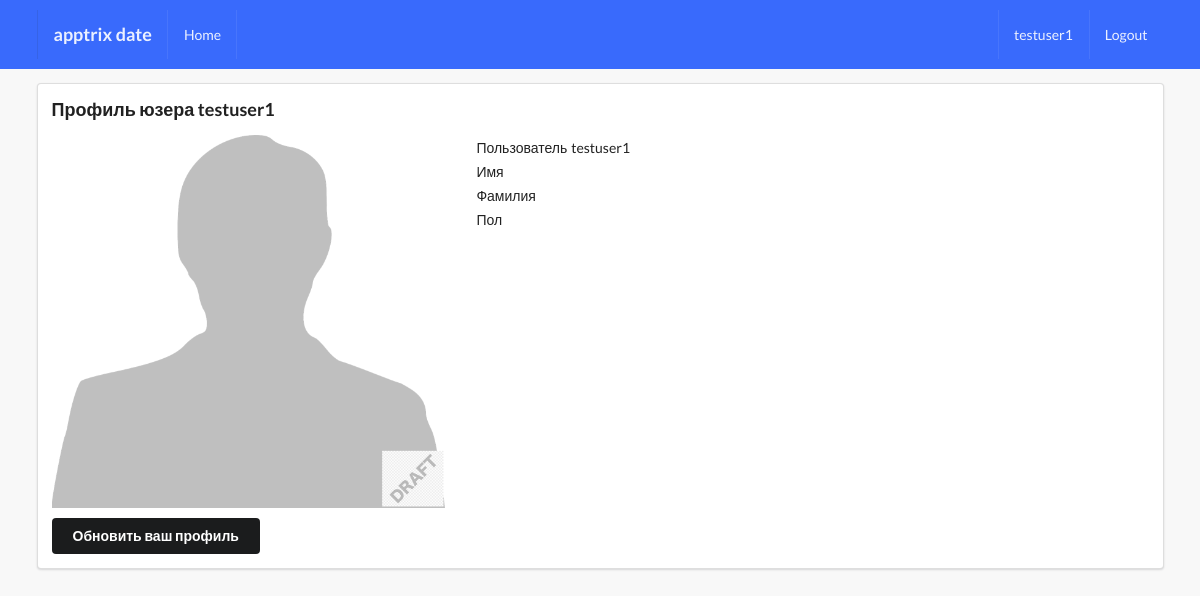
Page /profiles/myprofile/ (signed in) on the earlier database version.
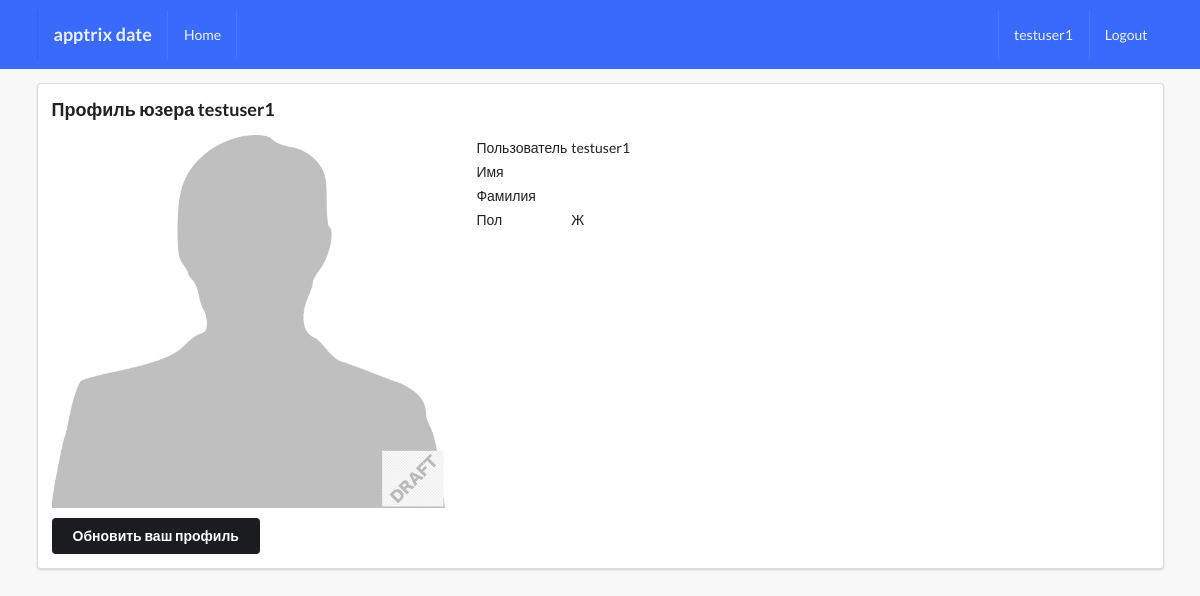
Same page on the later database version.
### profiles/models.py (models this page shows, shortened)
class Profile(models.Model):
    GENDER_CHOICES = (
        ('М', 'муж'),
        ('Ж', 'жен'),
    )
    first_name = models.CharField(max_length=200, blank=True)
    last_name = models.CharField(max_length=200, blank=True)
    gender = models.CharField(max_length=1, choices=GENDER_CHOICES)
    user = models.OneToOneField(User, on_delete=models.CASCADE)
    avatar = models.ImageField(default='avatar.png', upload_to='avatars/')
    email = models.EmailField(max_length=200, blank=True)
    match = models.ManyToManyField(User, blank=True, related_name='match')
    objects = ProfileManager()

### profiles/views.py (the view)
# urls.py: path('myprofile/', my_profile_view, name='my-profile-view'),
def my_profile_view(request):
    profile = Profile.objects.get(user=request.user)
    form = ProfileModelForm(request.POST or None, request.FILES or None, instance=profile)
    confirm = False
    if request.method == 'POST':
        if form.is_valid():
            form.save()
            confirm = True
    context = {
        'profile': profile,
        'form': form,
        'confirm': confirm,
    }
    return render(request, 'profiles/myprofile.html', context)

### profiles/templates/profiles/myprofile.html (shortened to what this page needs)
{% extends 'base.html' %}
{% block content %}
<div class="ui segment">
  <h3>Профиль юзера {{request.user}}</h3>
  <div class="ui grid">
  <div class="row">
      <div class="six wide column">
        <img class="oi medium rounded image" src="{{profile.avatar.url}}">
        <div class="row mt-5">
          <button class="ui secondary button" id="modal-btn">Обновить ваш профиль</button>
        </div>
      </div>
    <div class="ten wide column">
      <table class="iu table">
        <tbody>
        <tr>
          <td>Пользователь</td>
          <td>{{profile.user}}</td>
        </tr>
        <tr>
          <td>Имя</td>
          <td>{{profile.first_name}}</td>
        </tr>
        <tr>
          <td>Фамилия</td>
          <td>{{profile.last_name}}</td>
        </tr>
        <tr>
          <td>Пол</td>
          <td>{{profile.gender}}</td>
        </tr>
        </tbody>
      </table>
    </div>
  </div>
  </div>
</div>
{% endblock content %}

Differences in the rows shown:
changed Profile "testuser1": gender (not shown) → "Ж"
